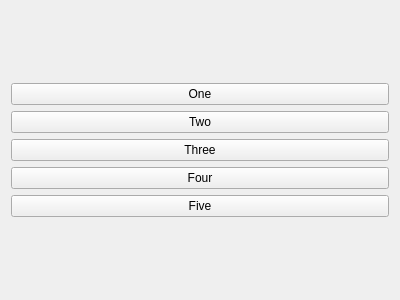
<?xml version="1.0" encoding="UTF-8"?>
<ui version="4.0">
 <class>Widget</class>
 <widget class="QWidget" name="Widget">
  <property name="geometry">
   <rect>
    <x>0</x>
    <y>0</y>
    <width>400</width>
    <height>300</height>
   </rect>
  </property>
  <property name="windowTitle">
   <string>Widget</string>
  </property>
  <layout class="QVBoxLayout" name="verticalLayout_2">
   <item>
    <layout class="QVBoxLayout" name="verticalLayout">
     <item>
      <widget class="QPushButton" name="oneButton">
       <property name="text">
        <string>One</string>
       </property>
      </widget>
     </item>
     <item>
      <widget class="QPushButton" name="twoButton">
       <property name="text">
        <string>Two</string>
       </property>
      </widget>
     </item>
     <item>
      <widget class="QPushButton" name="threeButton">
       <property name="text">
        <string>Three</string>
       </property>
      </widget>
     </item>
     <item>
      <widget class="QPushButton" name="fourButton">
       <property name="text">
        <string>Four</string>
       </property>
      </widget>
     </item>
     <item>
      <widget class="QPushButton" name="fiveButton">
       <property name="text">
        <string>Five</string>
       </property>
      </widget>
     </item>
    </layout>
   </item>
  </layout>
 </widget>
 <layoutdefault spacing="6" margin="11"/>
 <resources/>
 <connections/>
</ui>
